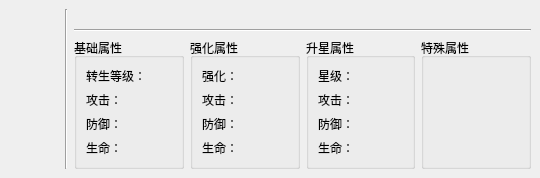
<?xml version="1.0" encoding="UTF-8"?>
<ui version="4.0">
 <class>Equipment</class>
 <widget class="QWidget" name="Equipment">
  <property name="geometry">
   <rect>
    <x>0</x>
    <y>0</y>
    <width>540</width>
    <height>167</height>
   </rect>
  </property>
  <property name="windowTitle">
   <string>Form</string>
  </property>
  <property name="styleSheet">
   <string notr="true"/>
  </property>
  <layout class="QGridLayout" name="gridLayout_2">
   <property name="leftMargin">
    <number>0</number>
   </property>
   <property name="topMargin">
    <number>0</number>
   </property>
   <property name="rightMargin">
    <number>0</number>
   </property>
   <property name="bottomMargin">
    <number>0</number>
   </property>
   <item row="0" column="0">
    <widget class="QWidget" name="widget_background" native="true">
     <layout class="QGridLayout" name="gridLayout">
      <property name="leftMargin">
       <number>9</number>
      </property>
      <property name="topMargin">
       <number>9</number>
      </property>
      <property name="rightMargin">
       <number>9</number>
      </property>
      <property name="bottomMargin">
       <number>9</number>
      </property>
      <item row="0" column="0">
       <layout class="QHBoxLayout" name="horizontalLayout_14">
        <item>
         <widget class="QLabel" name="label_type">
          <property name="minimumSize">
           <size>
            <width>50</width>
            <height>0</height>
           </size>
          </property>
          <property name="styleSheet">
           <string notr="true"/>
          </property>
          <property name="text">
           <string/>
          </property>
          <property name="alignment">
           <set>Qt::AlignCenter</set>
          </property>
         </widget>
        </item>
        <item>
         <widget class="Line" name="line">
          <property name="orientation">
           <enum>Qt::Vertical</enum>
          </property>
         </widget>
        </item>
        <item>
         <layout class="QVBoxLayout" name="verticalLayout_5">
          <item>
           <widget class="QLabel" name="label_name">
            <property name="text">
             <string/>
            </property>
            <property name="alignment">
             <set>Qt::AlignCenter</set>
            </property>
           </widget>
          </item>
          <item>
           <widget class="Line" name="line_2">
            <property name="orientation">
             <enum>Qt::Horizontal</enum>
            </property>
           </widget>
          </item>
          <item>
           <layout class="QHBoxLayout" name="horizontalLayout_13">
            <item>
             <widget class="QGroupBox" name="groupBox">
              <property name="sizePolicy">
               <sizepolicy hsizetype="Expanding" vsizetype="Preferred">
                <horstretch>0</horstretch>
                <verstretch>0</verstretch>
               </sizepolicy>
              </property>
              <property name="title">
               <string>基础属性</string>
              </property>
              <layout class="QVBoxLayout" name="verticalLayout">
               <item>
                <layout class="QHBoxLayout" name="horizontalLayout_12">
                 <item>
                  <widget class="QLabel" name="label_12">
                   <property name="text">
                    <string>转生等级：</string>
                   </property>
                  </widget>
                 </item>
                 <item>
                  <widget class="QLabel" name="label_rebirth">
                   <property name="text">
                    <string/>
                   </property>
                  </widget>
                 </item>
                </layout>
               </item>
               <item>
                <layout class="QHBoxLayout" name="horizontalLayout">
                 <item>
                  <widget class="QLabel" name="label">
                   <property name="text">
                    <string>攻击：</string>
                   </property>
                  </widget>
                 </item>
                 <item>
                  <widget class="QLabel" name="label_attack">
                   <property name="text">
                    <string/>
                   </property>
                  </widget>
                 </item>
                </layout>
               </item>
               <item>
                <layout class="QHBoxLayout" name="horizontalLayout_2">
                 <item>
                  <widget class="QLabel" name="label_2">
                   <property name="text">
                    <string>防御：</string>
                   </property>
                  </widget>
                 </item>
                 <item>
                  <widget class="QLabel" name="label_defense">
                   <property name="text">
                    <string/>
                   </property>
                  </widget>
                 </item>
                </layout>
               </item>
               <item>
                <layout class="QHBoxLayout" name="horizontalLayout_3">
                 <item>
                  <widget class="QLabel" name="label_3">
                   <property name="text">
                    <string>生命：</string>
                   </property>
                  </widget>
                 </item>
                 <item>
                  <widget class="QLabel" name="label_hp">
                   <property name="text">
                    <string/>
                   </property>
                  </widget>
                 </item>
                </layout>
               </item>
              </layout>
             </widget>
            </item>
            <item>
             <widget class="QGroupBox" name="groupBox_2">
              <property name="sizePolicy">
               <sizepolicy hsizetype="Expanding" vsizetype="Preferred">
                <horstretch>0</horstretch>
                <verstretch>0</verstretch>
               </sizepolicy>
              </property>
              <property name="title">
               <string>强化属性</string>
              </property>
              <layout class="QVBoxLayout" name="verticalLayout_2">
               <item>
                <layout class="QHBoxLayout" name="horizontalLayout_10">
                 <item>
                  <widget class="QLabel" name="label_10">
                   <property name="text">
                    <string>强化：</string>
                   </property>
                  </widget>
                 </item>
                 <item>
                  <widget class="QLabel" name="label_enhanceCnt">
                   <property name="text">
                    <string/>
                   </property>
                  </widget>
                 </item>
                </layout>
               </item>
               <item>
                <layout class="QHBoxLayout" name="horizontalLayout_4">
                 <item>
                  <widget class="QLabel" name="label_4">
                   <property name="text">
                    <string>攻击：</string>
                   </property>
                  </widget>
                 </item>
                 <item>
                  <widget class="QLabel" name="label_attack_enhance">
                   <property name="text">
                    <string/>
                   </property>
                  </widget>
                 </item>
                </layout>
               </item>
               <item>
                <layout class="QHBoxLayout" name="horizontalLayout_5">
                 <item>
                  <widget class="QLabel" name="label_5">
                   <property name="text">
                    <string>防御：</string>
                   </property>
                  </widget>
                 </item>
                 <item>
                  <widget class="QLabel" name="label_defense_enhance">
                   <property name="text">
                    <string/>
                   </property>
                  </widget>
                 </item>
                </layout>
               </item>
               <item>
                <layout class="QHBoxLayout" name="horizontalLayout_6">
                 <item>
                  <widget class="QLabel" name="label_6">
                   <property name="text">
                    <string>生命：</string>
                   </property>
                  </widget>
                 </item>
                 <item>
                  <widget class="QLabel" name="label_hp_enhance">
                   <property name="text">
                    <string/>
                   </property>
                  </widget>
                 </item>
                </layout>
               </item>
              </layout>
             </widget>
            </item>
            <item>
             <widget class="QGroupBox" name="groupBox_3">
              <property name="sizePolicy">
               <sizepolicy hsizetype="Expanding" vsizetype="Preferred">
                <horstretch>0</horstretch>
                <verstretch>0</verstretch>
               </sizepolicy>
              </property>
              <property name="title">
               <string>升星属性</string>
              </property>
              <layout class="QVBoxLayout" name="verticalLayout_3">
               <item>
                <layout class="QHBoxLayout" name="horizontalLayout_11">
                 <item>
                  <widget class="QLabel" name="label_11">
                   <property name="text">
                    <string>星级：</string>
                   </property>
                  </widget>
                 </item>
                 <item>
                  <widget class="QLabel" name="label_starLevel">
                   <property name="text">
                    <string/>
                   </property>
                  </widget>
                 </item>
                </layout>
               </item>
               <item>
                <layout class="QHBoxLayout" name="horizontalLayout_7">
                 <item>
                  <widget class="QLabel" name="label_7">
                   <property name="text">
                    <string>攻击：</string>
                   </property>
                  </widget>
                 </item>
                 <item>
                  <widget class="QLabel" name="label_attack_star">
                   <property name="text">
                    <string/>
                   </property>
                  </widget>
                 </item>
                </layout>
               </item>
               <item>
                <layout class="QHBoxLayout" name="horizontalLayout_8">
                 <item>
                  <widget class="QLabel" name="label_8">
                   <property name="text">
                    <string>防御：</string>
                   </property>
                  </widget>
                 </item>
                 <item>
                  <widget class="QLabel" name="label_defense_star">
                   <property name="text">
                    <string/>
                   </property>
                  </widget>
                 </item>
                </layout>
               </item>
               <item>
                <layout class="QHBoxLayout" name="horizontalLayout_9">
                 <item>
                  <widget class="QLabel" name="label_9">
                   <property name="text">
                    <string>生命：</string>
                   </property>
                  </widget>
                 </item>
                 <item>
                  <widget class="QLabel" name="label_hp_star">
                   <property name="text">
                    <string/>
                   </property>
                  </widget>
                 </item>
                </layout>
               </item>
              </layout>
             </widget>
            </item>
            <item>
             <widget class="QGroupBox" name="groupBox_4">
              <property name="sizePolicy">
               <sizepolicy hsizetype="Expanding" vsizetype="Preferred">
                <horstretch>0</horstretch>
                <verstretch>0</verstretch>
               </sizepolicy>
              </property>
              <property name="title">
               <string>特殊属性</string>
              </property>
              <layout class="QVBoxLayout" name="verticalLayout_4"/>
             </widget>
            </item>
           </layout>
          </item>
         </layout>
        </item>
       </layout>
      </item>
     </layout>
    </widget>
   </item>
  </layout>
 </widget>
 <resources/>
 <connections/>
</ui>
